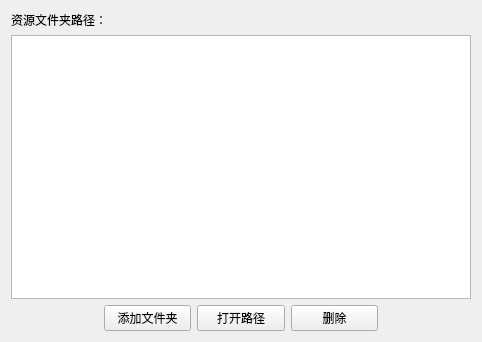
<?xml version="1.0" encoding="UTF-8"?>
<ui version="4.0">
 <class>Global</class>
 <widget class="QWidget" name="Global">
  <property name="geometry">
   <rect>
    <x>0</x>
    <y>0</y>
    <width>482</width>
    <height>342</height>
   </rect>
  </property>
  <property name="font">
   <font>
    <family>黑体</family>
   </font>
  </property>
  <property name="windowTitle">
   <string>全局参数</string>
  </property>
  <property name="windowIcon">
   <iconset resource="../images.qrc">
    <normaloff>:/按钮图标/窗体/res/图标.png</normaloff>:/按钮图标/窗体/res/图标.png</iconset>
  </property>
  <layout class="QVBoxLayout" name="verticalLayout">
   <item>
    <widget class="QLabel" name="label">
     <property name="text">
      <string>资源文件夹路径：</string>
     </property>
    </widget>
   </item>
   <item>
    <layout class="QGridLayout" name="gridLayout_2">
     <item row="2" column="1">
      <widget class="QPushButton" name="pushButton">
       <property name="text">
        <string>添加文件夹</string>
       </property>
      </widget>
     </item>
     <item row="1" column="0" colspan="5">
      <widget class="QListView" name="listView">
       <property name="editTriggers">
        <set>QAbstractItemView::NoEditTriggers</set>
       </property>
      </widget>
     </item>
     <item row="2" column="3">
      <widget class="QPushButton" name="pushButton_2">
       <property name="text">
        <string>删除</string>
       </property>
      </widget>
     </item>
     <item row="2" column="2">
      <widget class="QPushButton" name="pushButton_3">
       <property name="text">
        <string>打开路径</string>
       </property>
      </widget>
     </item>
    </layout>
   </item>
  </layout>
 </widget>
 <resources>
  <include location="../images.qrc"/>
 </resources>
 <connections/>
</ui>
